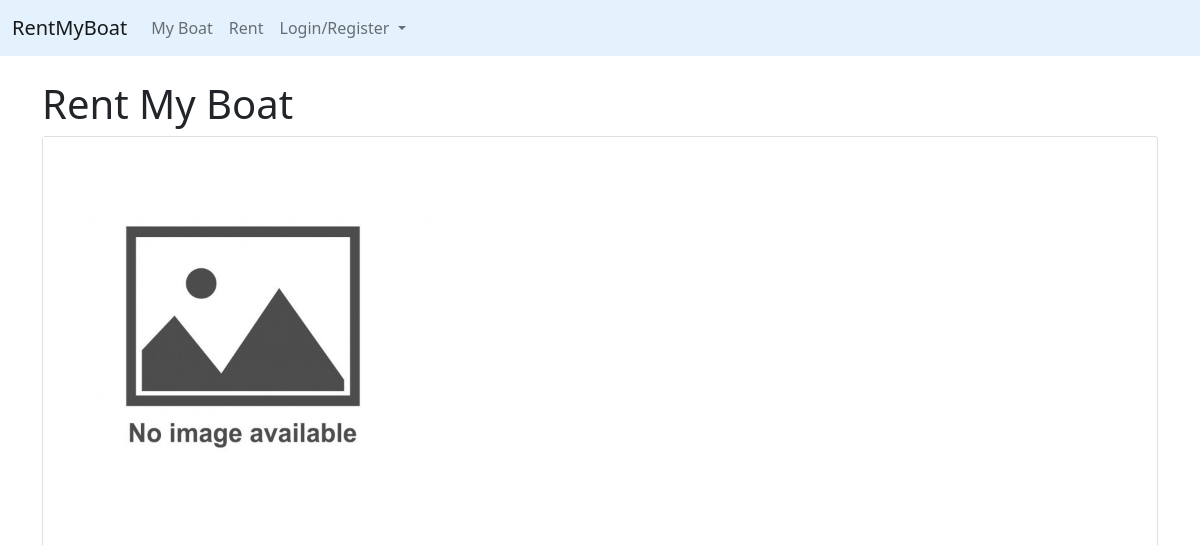
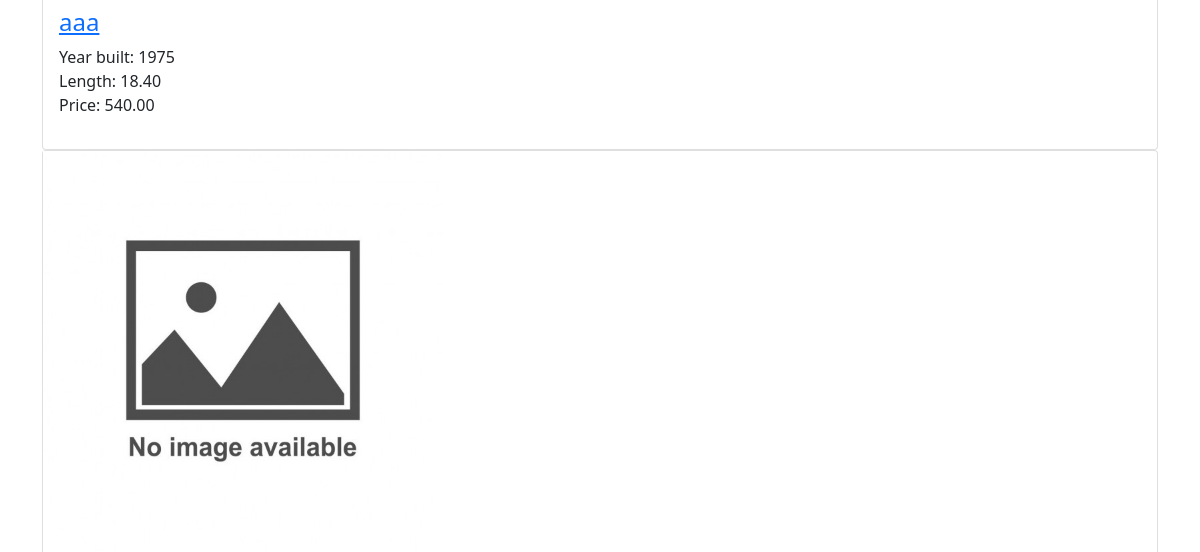
Before: / (upper part) with the older database file (2 pictures, top to bottom).
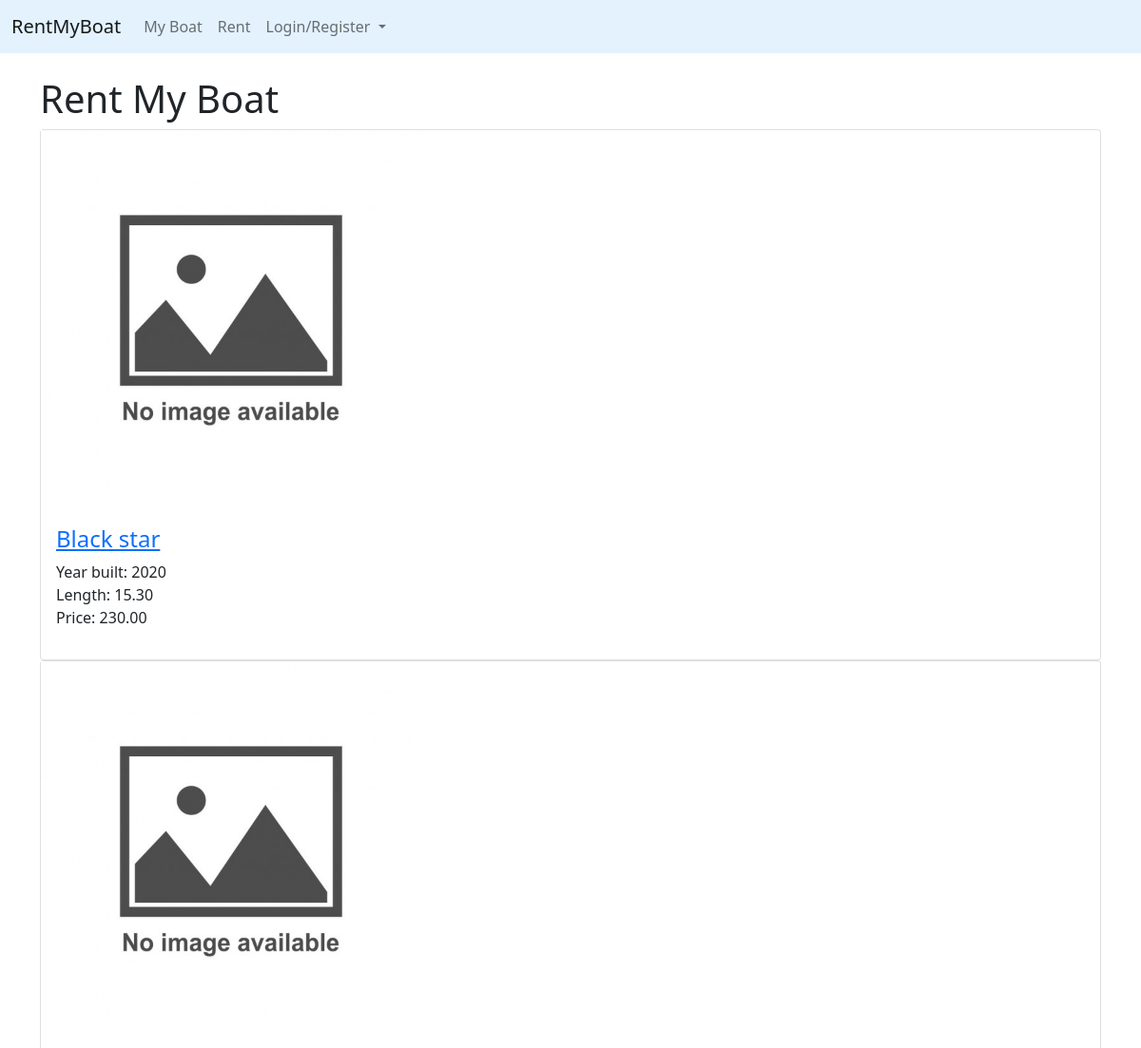
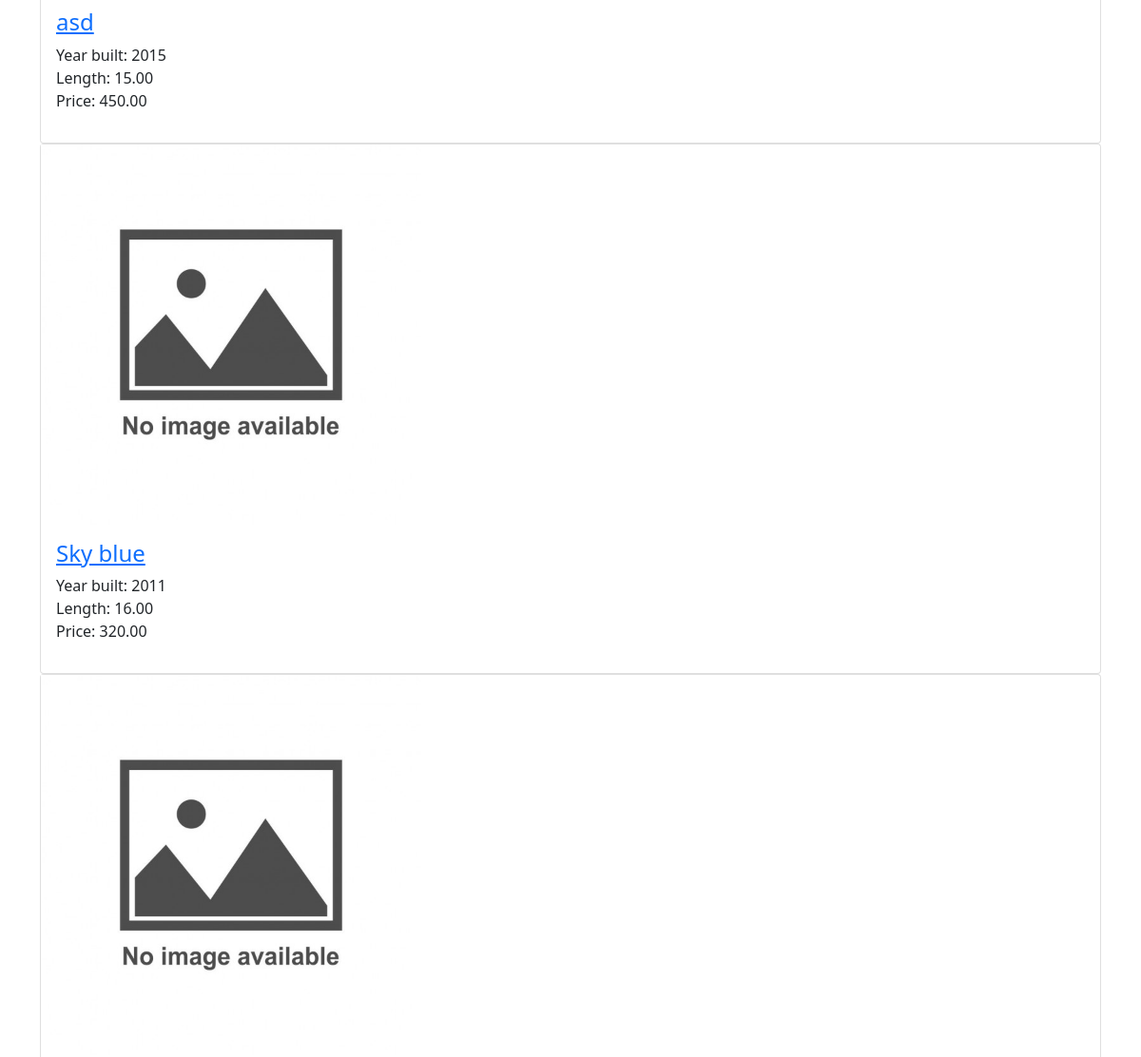
After: the same page with the newer database file (2 pictures, top to bottom).
### blog/models.py (models this page shows, shortened)
class Boat(models.Model):
    name = models.CharField(max_length=250)
    owner = models.ForeignKey(User, on_delete=models.CASCADE)
    description = models.TextField()
    built = models.IntegerField()
    length = models.DecimalField(max_digits=5, decimal_places=2)
    price = models.DecimalField(max_digits=7, decimal_places=2)
    boat_image = models.ImageField(null=True, blank=True, upload_to='images/', default='images/no_image.jpg')

### blog/views.py (the view)
# urls.py: path('', HomeView.as_view(), name="home"),
class HomeView(ListView):
    model = Boat
    template_name = 'home.html'
    ordering = ['-id']

### blog/templates/home.html (shortened to what this page needs)
{% extends 'base.html' %}
{% block content %}
    <h1>Rent My Boat</h1>
    {% for boat in object_list %}
        <div class="card">
            <img src="{{ boat.boat_image.url }}" style="width: 25rem; height: 25rem;">
            <div class="card-body">
                <h4><a href="{% url 'boat-detail' boat.pk %}">{{ boat.name }}</a> </h4>
                <p>
                    Year built: {{ boat.built }}<br>
                    Length: {{ boat.length }}<br>
                    Price: {{ boat.price }}
                </p>
            </div>
        </div>
    {% endfor %}
{% endblock %}

### blog/templates/base.html (shortened to what this page needs)
<!DOCTYPE html>
<html lang="en">
<head>
    <link href="https://cdn.jsdelivr.net/npm/bootstrap@5.1.3/dist/css/bootstrap.min.css" rel="stylesheet">
</head>
<body>
    <nav class="navbar navbar-expand-lg navbar-light" style="background-color: #e3f2fd;">
  <div class="container-fluid">
    <a class="navbar-brand" href="{% url 'home' %}">RentMyBoat</a>
    <div class="collapse navbar-collapse" id="navbarSupportedContent">
      <ul class="navbar-nav me-auto mb-2 mb-lg-0">
        <li class="nav-item">
          <a class="nav-link" href="{% url 'my-boat' %}">My Boat</a>
        </li>
        <li class="nav-item">
          <a class="nav-link" href="{% url 'rent-list' %}">Rent</a>
        </li>
        <li class="nav-item dropdown">
          <a class="nav-link dropdown-toggle" href="#" id="navbarDropdown" role="button" data-bs-toggle="dropdown" aria-expanded="false">
            {% if user.is_authenticated %}
                {{ user.username }}
            {% else %}
                Login/Register
            {% endif %}
          </a>
        </li>
      </ul>
        </div>
    </div>
    </nav>
    <div class="container" style="margin-bottom: 4rem"><br>
        {% block content %}
        {% endblock %}
    </div>
</body>
</html>

Changed rows visible on the page:
removed Boat: boat_image (placeholder picture), name "aaa", built "1975", length "18.40", price "540.00"
added Boat: boat_image (placeholder picture), name "Black star", built "2020", length "15.30", price "230.00"
added Boat: boat_image (placeholder picture), name "asd", built "2015", length "15.00", price "450.00"
added Boat: boat_image (placeholder picture), name "Sky blue", built "2011", length "16.00", price "320.00"
